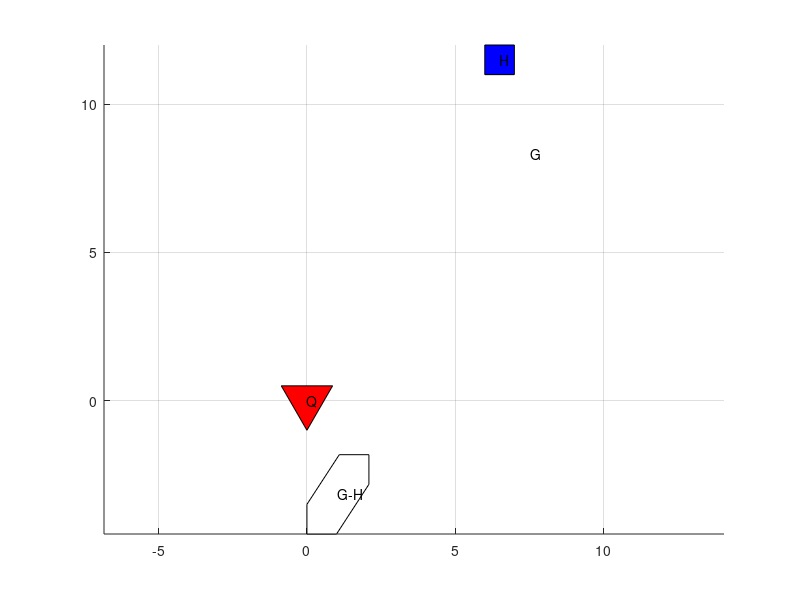

Write the MATLAB code that produced this figure. (Note: this script raises an error after producing the figure.)
%% 线性规划实现Q+ distance
clear;
clc;
figure(2);
% G = [-2,1;
%     -3,-1;
%     -1,-1];
G = [7.0000    7.5000;
    8.0912    9.1761]
% H = [3,5;
%     5,4;
%     4,2];
% H = [3,5;
%     5,4;];
H = [6    11;
     7    11;
     7    12;
     6    12]
patch(G(:,1),G(:,2),'y')
meanG = mean(G);
text(meanG(1),meanG(2),'G');
hold on 
grid on 
axis equal
patch(H(:,1),H(:,2),'b')
meanH = mean(H);
text(meanH(1),meanH(2),'H');
Q = [0,-1;
    sqrt(3)/2,1/2;
    -sqrt(3)/2,1/2];
meanQ = mean(Q);
patch(Q(:,1),Q(:,2),'r');
text(meanQ(1),meanQ(2),'Q');
[rg,cg]=size(G);
[rh,ch]=size(H);
[rq,cq]=size(Q);
P = ones(rg*rh,2);
for i = 1:rg
    for j = 1:rh
        P((i-1)*rh+j,:) = G(i,:)-H(j,:);
    end
end
K = convhull(P(:,1),P(:,2));
meanP = mean(P);
patch(P(K,1),P(K,2),'w');
text(meanP(1),meanP(2),'G-H');
row1 = [G',-H', -Q'];
row2 = [ones(1,rg),zeros(1,length(row1)-rg)];
row3 = [zeros(1,rg),ones(1,rh),zeros(1,length(row1)-rg-rh)];
Aeq = [row1;
    row2;
    row3];
beq = [zeros(2,1);1;1];
f = [zeros(1,rg+rh),ones(1,rq)];
lb = zeros(size(f));
[x,fval] = linprog(f,[],[],Aeq,beq,lb,[]);
fval
newQ = fval*Q;
newQ = [newQ;newQ(1,:)]


for i = 1:3
plot([newQ(i,1),newQ(i+1,1)],[newQ(i,2),newQ(i+1,2)],'r-');
end
meanQ = mean(newQ);
text(meanQ(1),meanQ(2),'newQ');


function p=createSimplyPoly(p)
    cen=mean(p);
    ang=atan2(p(:,1)-cen(1),p(:,2)-cen(2)); %每个点到坐标中心极角

    p=[p,ang];
    p=sortrows(p,3);    %按极角排序

    p=p(:,1:2);
end
